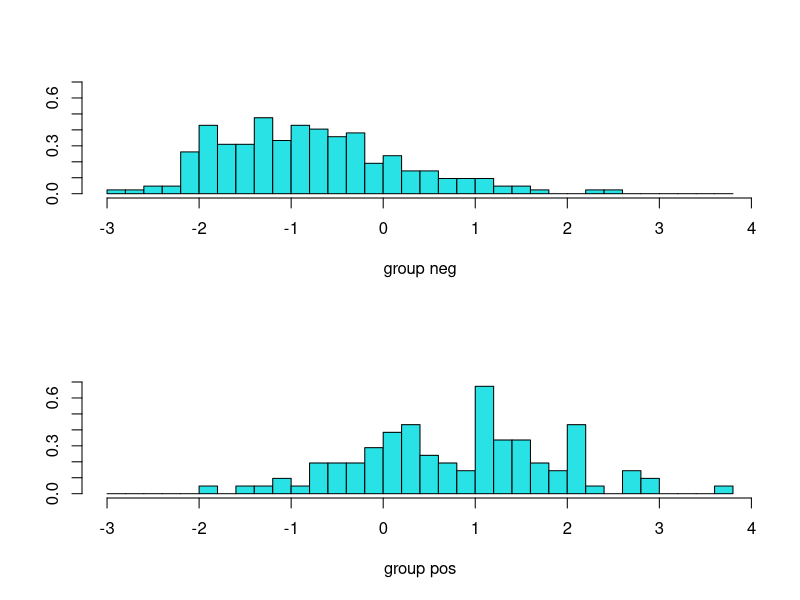
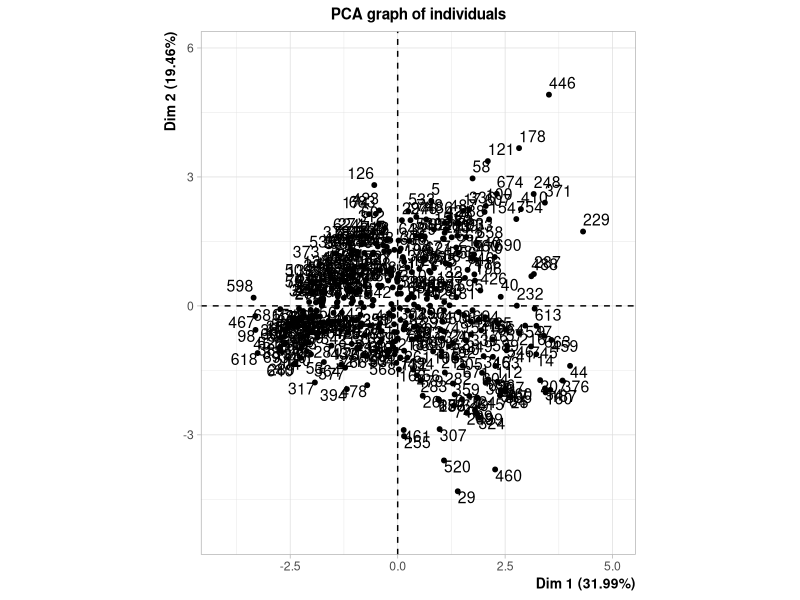
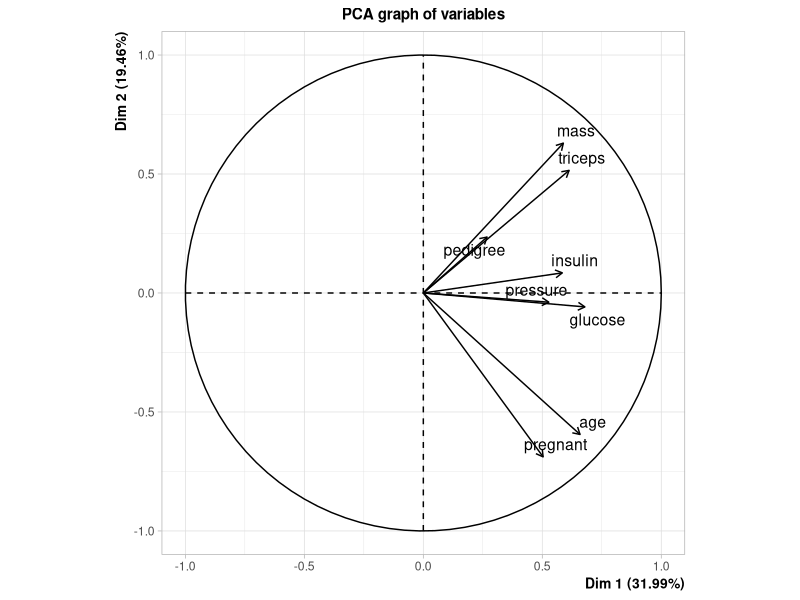
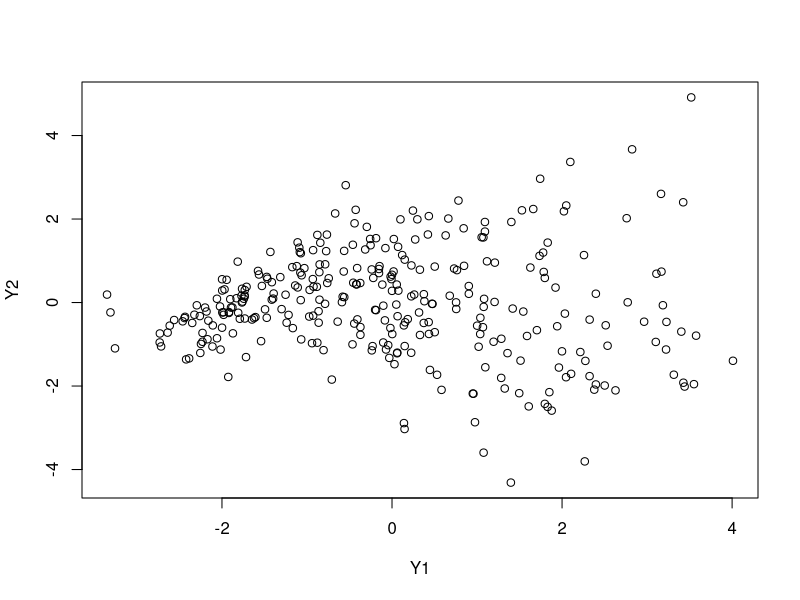
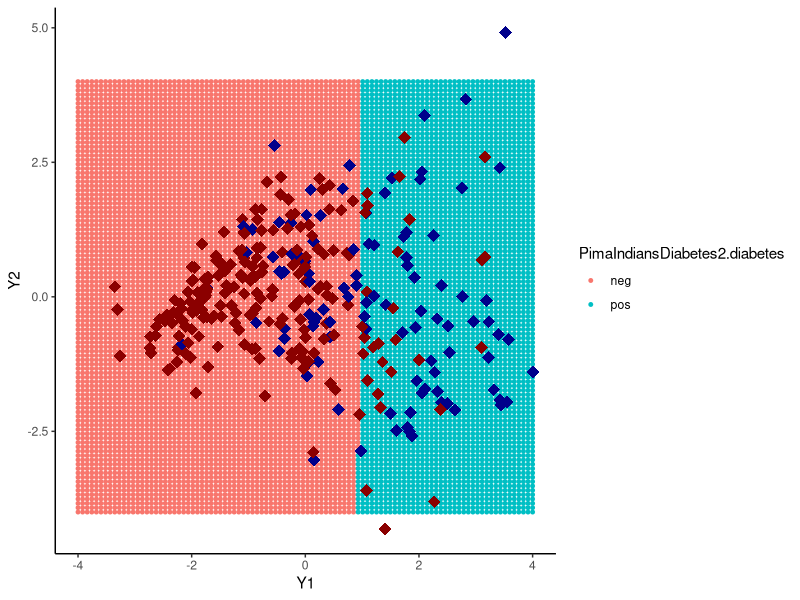
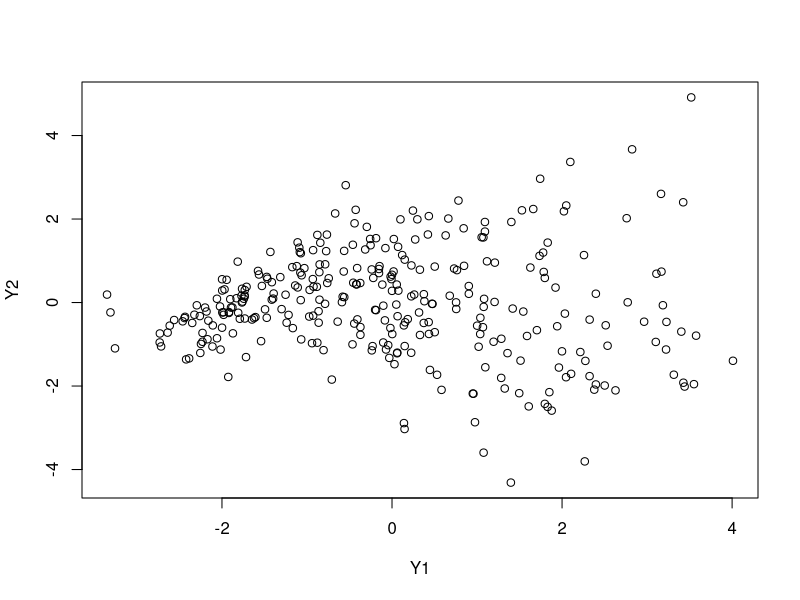
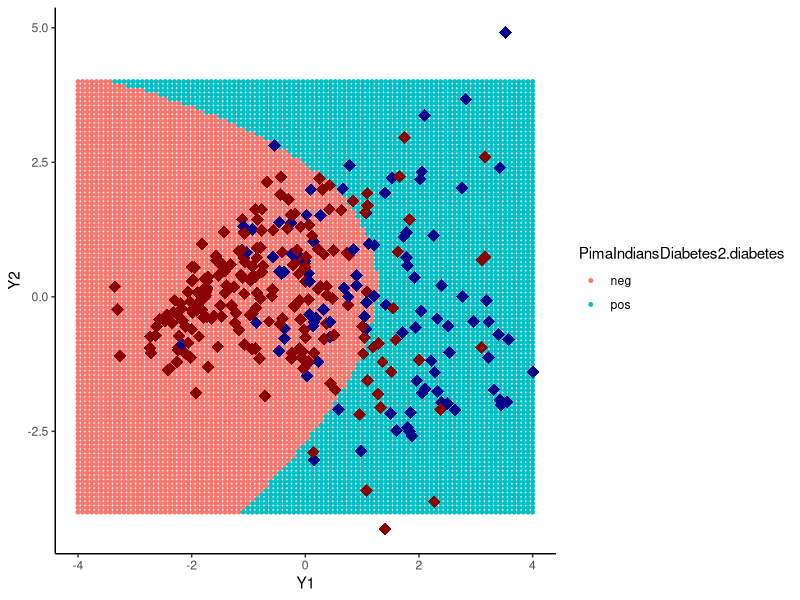
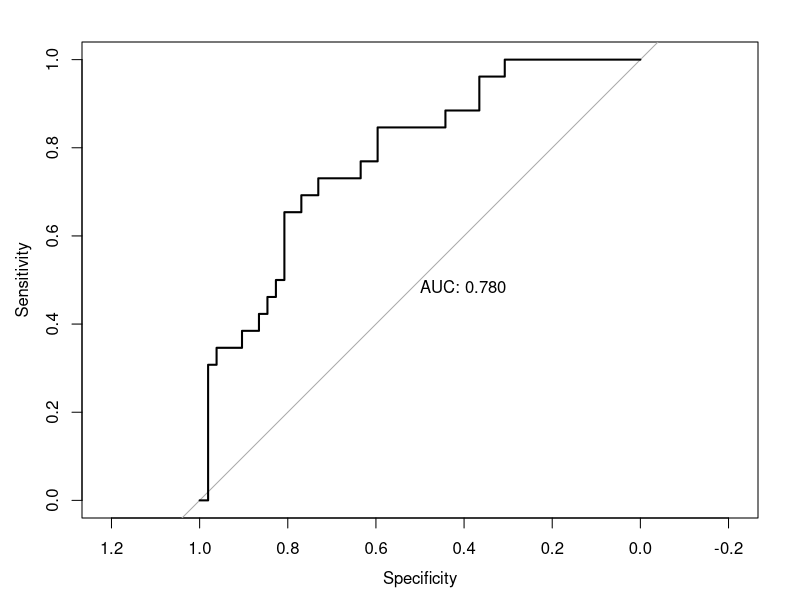

Write the R code that produced these figures, in order.
##################################################
###          Seminario de Estadística          ###
###           Martes 26, octubre 2021          ###
##################################################

##########################################
#               Ejemplo 1:               #
#          Discriminante Lineal          #
##########################################
library(tidyverse)
library(caret)
theme_set(theme_classic())
# Utiliza combinaciones lineales de predictores para pronosticar la
# clase de una determinada observación. Supone que las p variables 
# predictoras se distribuyen normalmente y que las clases tienen 
# varianzas o matrices de covarianzas idénticas.

# Usaremos los siguientes datos
library('mlbench')
# PimaIndiansDiabetes2:
# pregnant -> Número de embarazos
# glucose  -> Concentración de glucosa en plasma
# pressure -> Presión arterial diastólica (mm Hg)
# triceps  -> Espesor del pliegue cutáneo del tríceps (mm)
# insulin  -> Insulina sérica de 2 horas (mu U/ml)
# mass     -> Índice de Masa Corporal
# pedigree -> Función de pedigrí de la diabetes
# age      -> Edad en años
# diabetes -> Variable de Clase (prueba de diabetes)
data("PimaIndiansDiabetes2", package = "mlbench")
str(PimaIndiansDiabetes2)
dim(PimaIndiansDiabetes2)
summary(PimaIndiansDiabetes2)
PimaIndiansDiabetes2 <- na.omit(PimaIndiansDiabetes2)
dim(PimaIndiansDiabetes2)
head(PimaIndiansDiabetes2, 7)

# Dividimos los datos en entrenamiento y prueba con proporción 80-20:
set.seed(123)
training.samples <- PimaIndiansDiabetes2$diabetes %>%
  createDataPartition(p = 0.8, list = FALSE)
train.data <- PimaIndiansDiabetes2[training.samples, ]
test.data <- PimaIndiansDiabetes2[-training.samples, ]

# Normalizamos los datos. Las variables categóricas se ignoran en 
# automático:
preproc.param <- train.data %>% 
  preProcess(method = c("center", "scale"))
# Transformamos los datos:
train.transformed <- preproc.param %>% predict(train.data)
test.transformed <- preproc.param %>% predict(test.data)

# LDA
library(MASS)
# Ajustamos el modelo:
model <- lda(diabetes~., data = train.transformed)
model
# LDA determina las medias de los grupos y calcula, para cada individuo, la 
# probabilidad de pertenecer a los distintos grupos. A continuación, el individuo
# es clasificado al grupo con la mayor puntuación de probabilidad.
# Outputs:
#    - Prior probabilities of groups: la proporción de observaciones de 
#      entrenamiento en cada grupo. Por ejemplo, hay un 67% de las observaciones de 
#      entrenamiento en el grupo negativo.
#    - Group means: centro de gravedad del grupo, muestra la media de cada variable 
#      en cada grupo.
#    - Coefficients of linear discriminants: Muestra la combinación lineal de las 
#      variables predictoras que se utilizan para formar la regla de decisión del LDA.

# Distribuciones de las clases: Deben verse normal.
plot(model)

# Pronósticos:
predictions <- model %>% predict(test.transformed)
names(predictions)
# Outputs:
#    - class: clase pronosticada para cada observación
#    - posterior: matriz cuyas columnas son los grupos, las filas son los individuos y 
#      los valores son la probabilidad posterior de que la observación correspondiente 
#      pertenezca a los grupos.
#    - x: contiene los discriminantes lineales
# Clases pronosticadas:
head(predictions$class, 7)
# Probabilidades de pertenencia:
head(predictions$posterior, 7) 
# Discriminantes lineales
head(predictions$x, 7) 

# Graficamos la frontera de decisión:
library(FactoMineR)
Componentes=PCA(PimaIndiansDiabetes2[,-9], ncp = 2)
Componentes$eig
Y1<-Componentes$ind$coord[,1]
Y2<-Componentes$ind$coord[,2]

Base_Componentes<-data.frame(Y1,Y2, PimaIndiansDiabetes2$diabetes)
train.data <- Base_Componentes[training.samples, ]
test.data <- Base_Componentes[-training.samples, ]

lda_train <- lda(PimaIndiansDiabetes2.diabetes~., data = train.data)
plot(train.data[,1:2])

contour_data <- expand.grid(Y1 = seq(-4, 4, length = 100),
                            Y2 = seq(-4, 4, length = 100))
lda_predict <- data.frame(contour_data,
                          PimaIndiansDiabetes2.diabetes = predict(lda_train, contour_data)$class)

ggplot(lda_predict, aes(x = Y1, y = Y2, color = PimaIndiansDiabetes2.diabetes)) + 
  geom_point(size=1) +
  geom_point(data=train.data, 
             color=c("darkred","darkblue")[as.numeric(train.data$PimaIndiansDiabetes2.diabetes)], 
             size=4, shape=18) 

# Precisión del modelo:
mean(predictions$class==test.transformed$diabetes)




##########################################
#               Ejemplo 2:               #
#       Discriminante Cuadrático         #
##########################################

# Más flexible que el LDA. Aquí no se asume que la matriz de covarianza de las 
# clases sea la misma.
library(MASS)
# Ajustamos el modelo:
model <- qda(diabetes~., data = train.transformed)
model
# Predicciones:
predictions <- model %>% predict(test.transformed)
# Precisión:
mean(predictions$class == test.transformed$diabetes)

# Graficamos la frontera de decisión:
qda_train <- qda(PimaIndiansDiabetes2.diabetes~., data = train.data)
plot(train.data[,1:2])

contour_data <- expand.grid(Y1 = seq(-4, 4, length = 100),
                            Y2 = seq(-4, 4, length = 100))
qda_predict <- data.frame(contour_data,
                          PimaIndiansDiabetes2.diabetes = predict(qda_train, contour_data)$class)

ggplot(qda_predict, aes(x = Y1, y = Y2, color = PimaIndiansDiabetes2.diabetes)) + 
  geom_point(size=1) +
  geom_point(data=train.data, 
             color=c("darkred","darkblue")[as.numeric(train.data$PimaIndiansDiabetes2.diabetes)], 
             size=4, shape=18) 


library(pROC)
# Compute roc
res.roc <- roc(test.data$PimaIndiansDiabetes2.diabetes, predictions$posterior[,1])
plot.roc(res.roc, print.auc = TRUE)

#########################################
#           ¿Y la normalidad?           #
#         ¡Hay que verificarla!         #
#########################################
